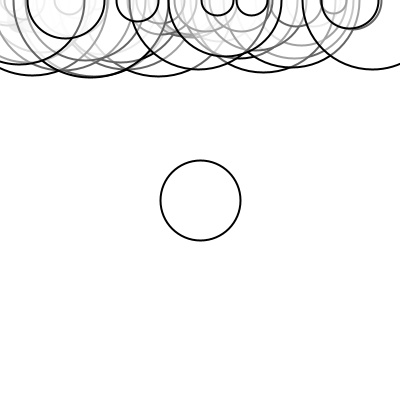
Frame 1 (no input)
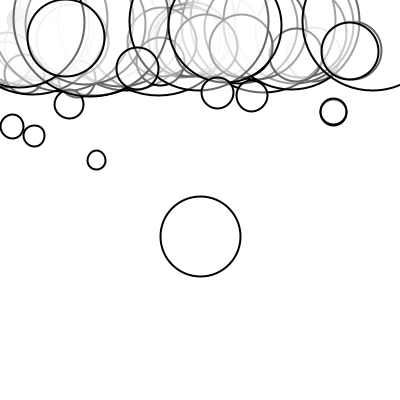
Frame 60 (the mouse pressed at the canvas centre just before this capture)
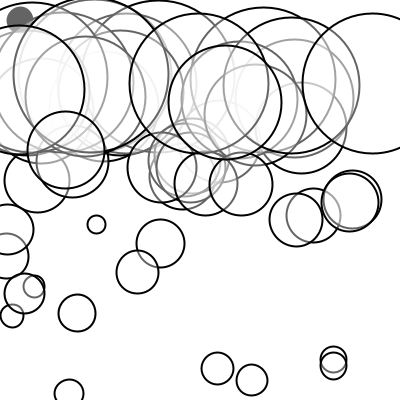
Frame 120 (the mouse held since frame 60 and released just before this capture)

The Processing sketch that drew these frames (run headless with seeded random() and noise(); from frame 60 on, the mouse is pressed at the canvas centre):

// Processing sketch: sketch_260225_Forces_v2
// ── sketch_260225_Forces_v2.pde

Mover[] movers = new Mover[51];
Settings set;
int counter = 0;

void setup() {

  // size(383, 200);
  size(400, 400);

  movers[0] = new Mover(5, width/2, height/2);
  for (int i = 1; i < movers.length; i++) {
    movers[i] = new Mover(random(1, 10), random(width), 0);
  }

  set = new Settings();
}

void draw() {
  background(255);

  PVector gravity = new PVector(0, 0.1);
  
  
  set.updateAndDisplay();



  for (Mover m : movers) {

    //if(m==movers[0])

    // PVector wind = new PVector(0.01, 0);
    set.addParam("gravity", m);
    //PVector friction = m.calculateFriction(0.05);
    m.applyForce(gravity);

    moveWithMouse1();
    
    m.update();
    m.display();
    m.checkEdges();
  }
}

void moveWithMouse1()
{
  for ( Mover m : movers) {
    float d = dist(mouseX, mouseY, m.position.x, m.position.y);
    float r = m.mass*8;
    if ( d <= r)
    {
      float x_ = constrain((mouseX - pmouseX), 0, 1);
      float y_ = constrain((mouseY - pmouseY), 0, 1);

      m.applyForce(new PVector(x_, y_));
    }
  }
}

void mousePressed()
{
  // mouse in cerchio settings on/off
  if ( mouseX < set.x_c + set.r_c &&
    mouseX > set.x_c - set.r_c &&
    mouseY < set.y_c + set.r_c &&
    mouseY > set.y_c - set.r_c
    )
  {
    counter++;
    set.setVisibilityMenu( counter%2==0 );
  }
}


// per costruire una gui dovrei fare delle classi a posite
// così da automattizare lo spostamento dell astessa etc.

//boolean menu;

//color statusCerchio;
//color attivo,disattivo;

// in setup
//  attivo = color(255);
//  disattivo = color(0);

// in draw
//  if(menu)
//  {
//    fill(50,50,50);
//    rect(0,0,100,height);

//    controlloCerchio();
//    fill(statusCerchio);
//    circle(50,10,20);
//  }

//void mousePressed()
//{
//   if(mouseX <20 && mouseX > 0 && mouseY >0 && mouseY < 20)
//     menu = (menu)? false : true;

//   if(mouseX <20 && mouseX > 0 && mouseY >0 && mouseY < 20)

//}

// ── Mover.pde

class Mover {

  PVector position;
  PVector velocity;
  PVector acceleration;
  float mass;
  float mass_mult = 16;
  float r = mass * mass_mult / 2;
  float G = 1;



  Mover(float m, float x, float y) {
    mass = m;
    position = new PVector(x, y);
    velocity = new PVector(0, 0);
    acceleration = new PVector(0, 0);
  }

  void applyForce(PVector force) {
    PVector f = PVector.div(force, mass);
    acceleration.add(f);
  }

  void update() {
    velocity.add(acceleration);
    position.add(velocity);
    acceleration.mult(0);
  }

  void display() {
    stroke(0);
    strokeWeight(2);
    fill(255, 100);
    ellipse(position.x, position.y, mass*mass_mult, mass*mass_mult);
  }

  PVector attract(Mover a)
  {
    PVector force = PVector.sub(position, a.position);

    float d = constrain(force.mag(), 2, 10);
    force.normalize();
    float forza = (G * mass * a.mass) / (d * d);
    force.mult(forza);

    return force;
  }


PVector calculateFriction(float c)
{
  c = 0.05;
  PVector friction = this.velocity.copy();
  friction.mult(-1);
  friction.normalize();
  friction.mult(c);

  return friction;
}


  void clicked(int x, int y)
  {
    float d = dist(x, y, position.x, position.y);
    if ( d < r )
    {
      // da continuare
    }
  }

  void checkEdges() {

    if (position.x > width) {
      position.x = width;
      velocity.x *= -1;
    } else if (position.x < 0) {
      position.x = 0;
      velocity.x *= -1;
    }

    if (position.y > height) {
      velocity.y *= -1;
      position.y = height;
    }
  }
}

// ── Settings.pde

public class Settings
{
  ArrayList<PVector> forces;
  ArrayList<Parameter> params;
  float x, y, w, h;
  float x_c, y_c, r_c;
  boolean displayMenu;

  Settings()
  {
    params = new ArrayList<Parameter>();
    forces = new ArrayList<PVector>();
    x = 10;
    y = 10;
    w = 200;
    h = 300;

    x_c = 20;
    y_c = 20;
    r_c = 25;
  }
  void addParam(String name, Mover m)
  {
    params.add(new Parameter(name, 0.0, 0, 1, x + 25, y + 40));
  }
  boolean setForce(String nome, boolean active)
  {
    // cerca
    
    // set activation
    
    return false;
  }

  float getValore(String nome)
  {
    for (Parameter p : params)
      if (p.nome.equals(nome)) return p.valore;

    return -69;
  }

  void updateAndDisplay()
  {
    if (displayMenu)
      fill(255);
    else
      fill(0);

    stroke(2);
    circle(x_c, y_c, r_c);

    if (!displayMenu)
      return;

    fill(50, 200); // Pannello semi-trasparente
    rect(x, y, w, h, 10);

    for (Parameter p : params)
    {
      p.update(mouseX, mouseY);
      print(p);
      p.display();
    }
  }

  void setVisibilityMenu(boolean visibility)
  {
    displayMenu = visibility;
  }
}

public class Parameter
{
  String nome;
  Mover m;
  float valore, min, max;
  float x, y, w, h;

  Parameter(String nome, float valore, float min, float max, float x, float y)
  {
    this.nome = nome;
    this.m = m;
    this.valore = valore;
    this.min = min;
    this.max = max;
    this.x = x;
    this.y = y;
    this.w = 150;
    this.h = 20;
  }

  void display()
  {
    fill(200);
    rect(x, y, w, h); // Background slider
    fill(100, 150, 255);

    float sliderPos = map(valore, min, max, 0, w);

    rect(x, y, sliderPos, h); // Riempimento
    fill(0);
    text(nome + ": " + nf(valore, 1, 2), x + 5, y + 15);
  }

  boolean update(int mx, int my)
  {
    if (mousePressed && mx > x && mx < x + w && my > y && my < y + h)
    {
      valore = map(mx, x, x + w, min, max);
      valore = constrain(valore, min, max);
      
      
      
      return true; // Il valore è cambiato
    }
    return false;
  }
}


interface Command
{
  void execute();
}
